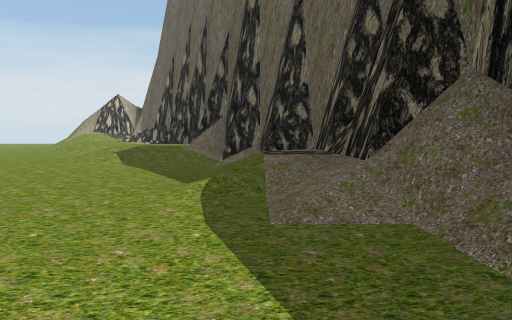
[1] (above)

21 first-person views from a walk through a Unity game level. The camera is 1.2 m above the floor, tilts 4° down and sees 75° across. The floor is counted in squares, 2 m on a side. Each view is taken from the middle of a square. On the plan, view 1 faces up. The plan holds only what a view shows up to about 10 squares ahead; the rest is blank. The place goes on beyond the plan. Some trees and plants on the terrain are drawn as simple stand-ins. The player is left out. Some surface patterns are stand-ins.

[2]
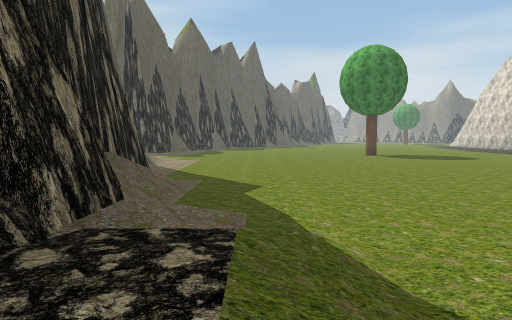

[3]
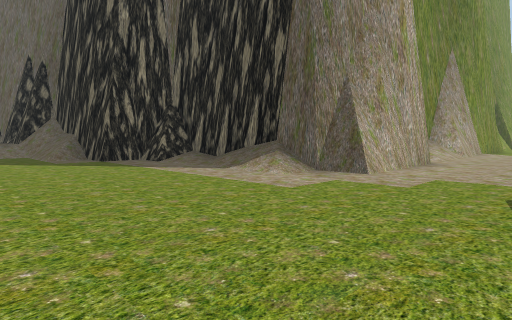

[4]
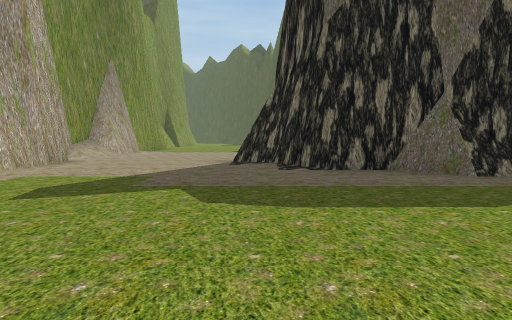

[5]
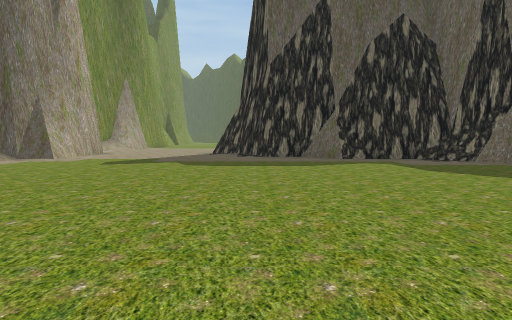

[6]
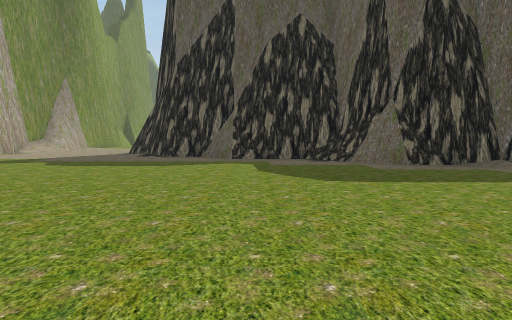

[7]
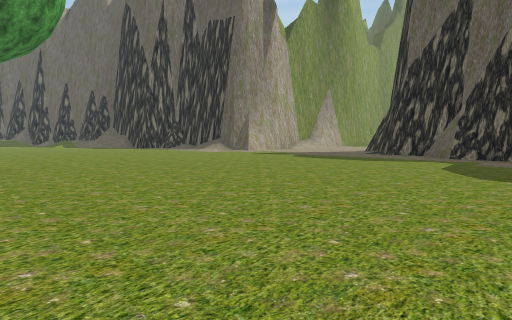

[8]
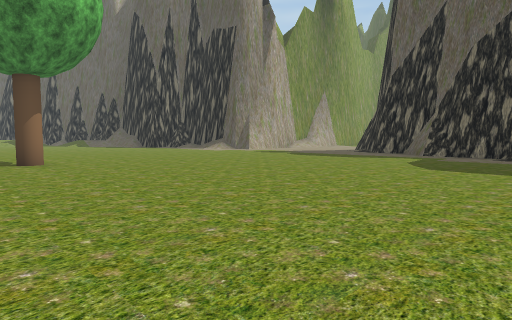

[9]
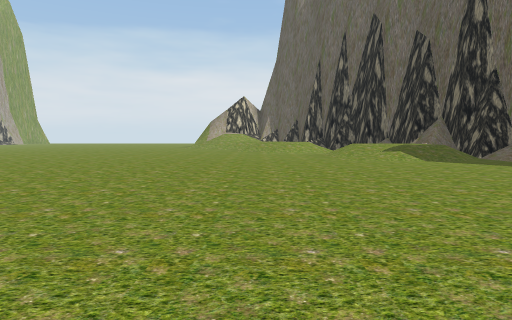

[10]
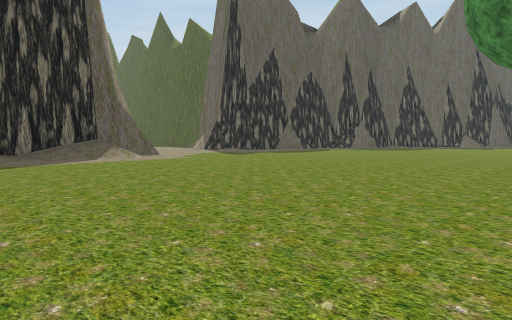

[11]
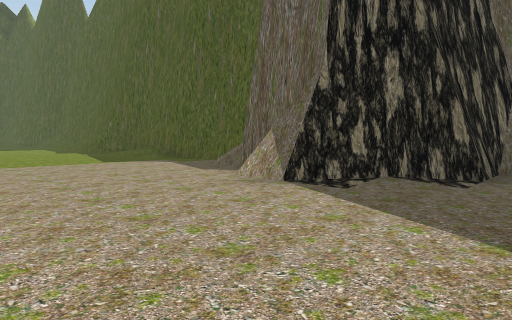

[12]
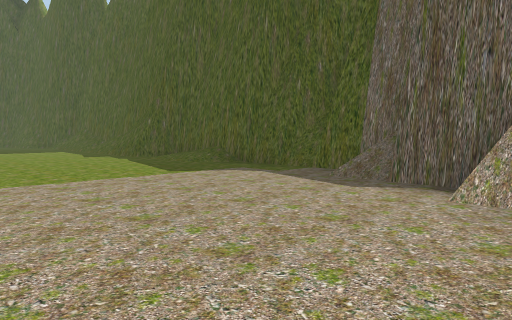

[13]
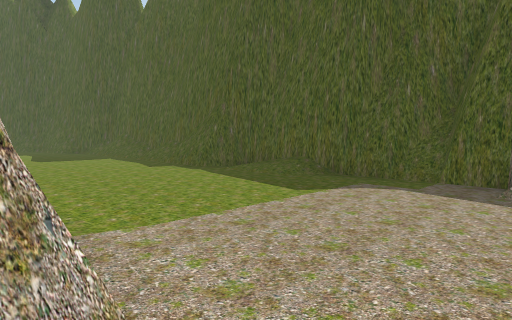

[14]
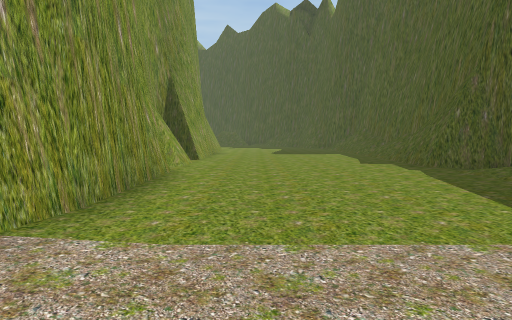

[15]
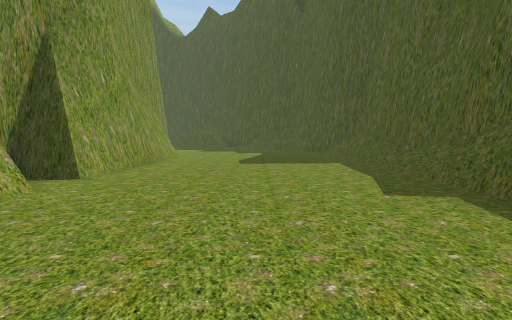

[16]
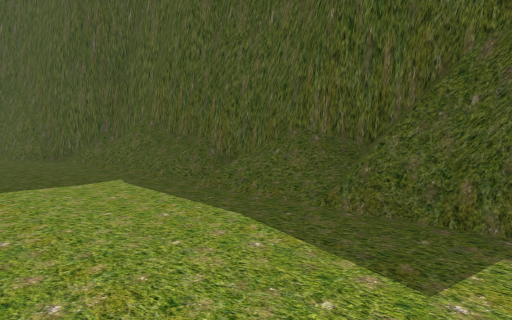

[17]
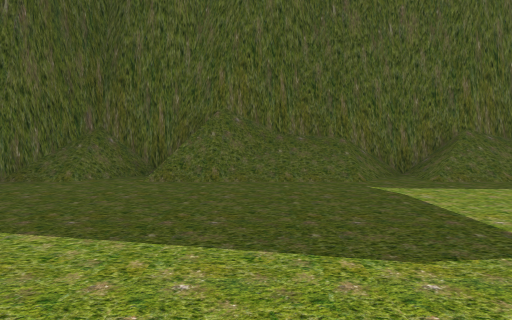

[18]
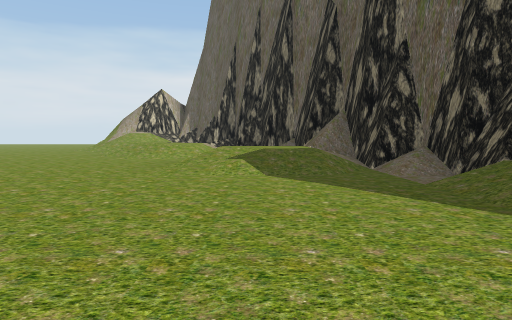

[19]
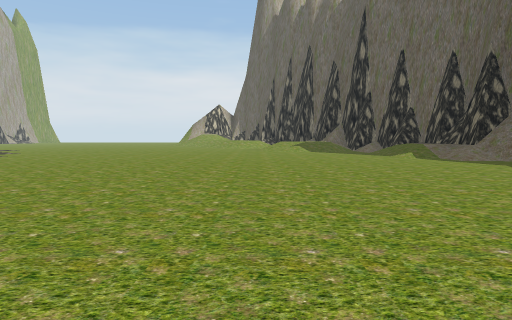

[20]
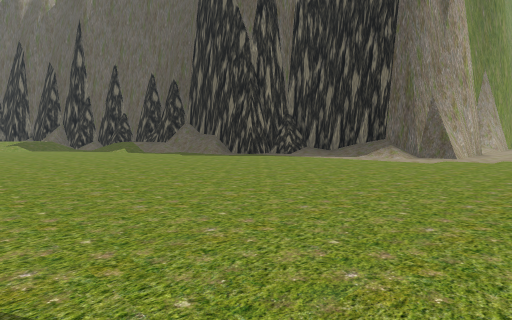

[21]
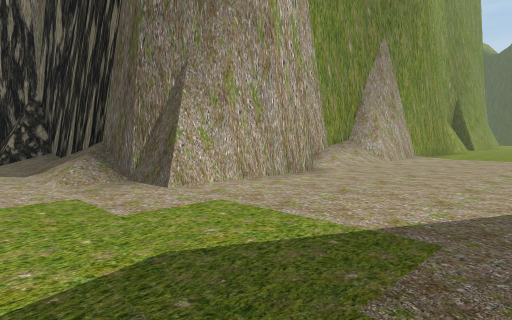

### Floor plan
Key: @ floor where view 1 was taken; # wall or solid block; . floor; / step, stairs or slope; O other object.
Columns run from 14 left of view 1 to 25 right of it. Each row starts with its distance up from view 1.
  9 ..........///##
  8 ..........////#
  7  .............##
  6   ............/#
  5   ............/##
  4   ............/##
  3   ............./#
  2    ............/#
  1     .........../#
  0     ..........@.##
 -1      ............##
 -2       ............#
 -3       ............#
 -4        ...........#
 -5         ..........#  ####
 -6         ..........####//###############
 -7         ...............................
 -8         ...............................
 -9         ................................
-10         .O..............................
-11         .............##.................
-12         ............####...///###////###
-13         ...........##  ################
-14        ............#
-15        ...........##
-16        ...........#
-17        ...........#
-18        ..........##
-19               ..##

Where each view was taken, in squares from view 1:
view 1: 0 up, 0 right, facing up
view 2: 6 up, 0 right, facing down
view 3: 9 down, 1 left, facing up-right
view 4: 11 down, 1 left, facing right
view 5: 12 down, 5 left, facing right
view 6: 15 down, 5 left, facing right
view 7: 17 down, 6 left, facing up-right
view 8: 18 down, 7 left, facing up-right
view 9: 1 down, 7 left, facing up
view 10: 1 down, 6 left, facing down-right
view 11: 7 down, 4 right, facing down-right
view 12: 7 down, 7 right, facing down-right
view 13: 6 down, 9 right, facing down-right
view 14: 8 down, 10 right, facing right
view 15: 9 down, 14 right, facing right
view 16: 9 down, 17 right, facing down-right
view 17: 7 down, 23 right, facing down
view 18: 2 up, 3 left, facing up
view 19: 6 down, 5 left, facing up
view 20: 9 down, 6 left, facing up-right
view 21: 10 down, 2 right, facing up-right
